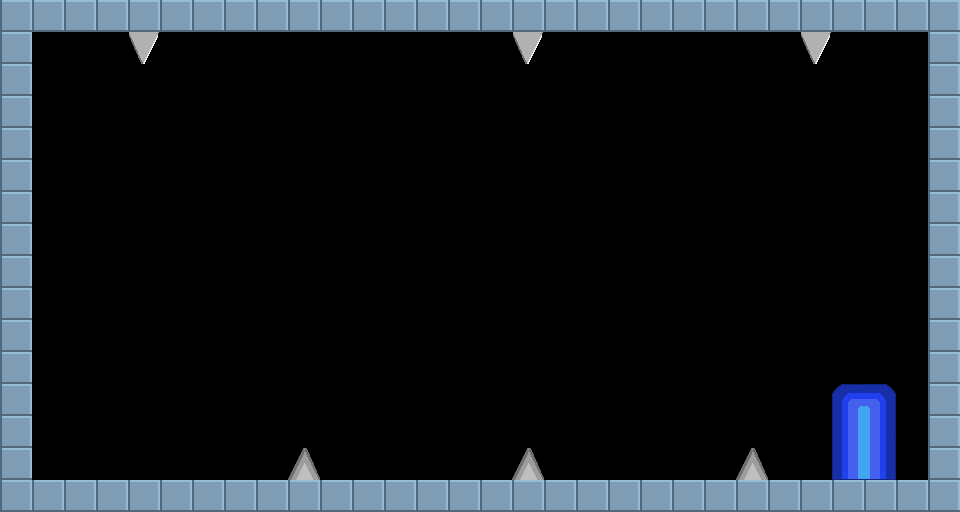

This game map was drawn from its Tiled (.tmx) file and the tilesets committed beside it. A one-line description and the trimmed map source follow:
An orthogonal 30x16 tile map with 32x32 px tiles, 1 tile layer (Tile Layer 1), 3 tilesets.

<map version="1.0" orientation="orthogonal" renderorder="left-down" width="30" height="16" tilewidth="32" tileheight="32" nextobjectid="1">
 <properties>
  <property name="playerstart" value="2,12" />
  <property name="scrollable" value="0" />
  <property name="starttext" value="Spikes are bad! Like deadly bad!" />
  <property name="togglegravity" value="1" />
 </properties>
 <tileset firstgid="1" name="map" tilewidth="32" tileheight="32">
  <image source="../../assets/img/steelblock.png" width="32" height="32" />
 </tileset>
 <tileset firstgid="2" name="spikes" tilewidth="32" tileheight="32">
  <image source="../../assets/img/spikes.png" width="128" height="32" />
 </tileset>
 <tileset firstgid="6" name="Door" tilewidth="32" tileheight="32">
  <image source="../../assets/img/door.png" width="64" height="96" />
  <tile id="1">
   <properties>
    <property name="playerstart" value="3,7" />
   </properties>
  </tile>
 </tileset>
 <layer name="Tile Layer 1" width="30" height="16">
  <data>[480 cells, 100 non-empty, 9 distinct tile ids]</data>
 </layer>
</map>
